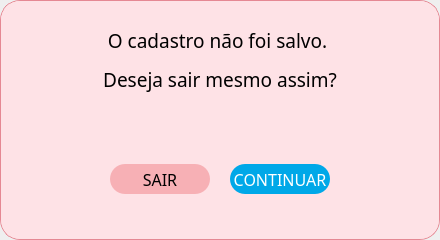
<?xml version="1.0" encoding="UTF-8"?>
<ui version="4.0">
 <class>Dialog</class>
 <widget class="QDialog" name="Dialog">
  <property name="geometry">
   <rect>
    <x>0</x>
    <y>0</y>
    <width>440</width>
    <height>240</height>
   </rect>
  </property>
  <property name="minimumSize">
   <size>
    <width>440</width>
    <height>240</height>
   </size>
  </property>
  <property name="maximumSize">
   <size>
    <width>440</width>
    <height>240</height>
   </size>
  </property>
  <property name="windowTitle">
   <string>Dialog</string>
  </property>
  <layout class="QHBoxLayout" name="horizontalLayout">
   <property name="spacing">
    <number>0</number>
   </property>
   <property name="leftMargin">
    <number>0</number>
   </property>
   <property name="topMargin">
    <number>0</number>
   </property>
   <property name="rightMargin">
    <number>0</number>
   </property>
   <property name="bottomMargin">
    <number>0</number>
   </property>
   <item>
    <widget class="QFrame" name="frame">
     <property name="autoFillBackground">
      <bool>false</bool>
     </property>
     <property name="styleSheet">
      <string notr="true">background-color: #FEE2E6; border-radius: 20px; border: 1px solid #E58893</string>
     </property>
     <property name="frameShape">
      <enum>QFrame::StyledPanel</enum>
     </property>
     <property name="frameShadow">
      <enum>QFrame::Raised</enum>
     </property>
     <layout class="QVBoxLayout" name="verticalLayout">
      <property name="spacing">
       <number>0</number>
      </property>
      <property name="leftMargin">
       <number>0</number>
      </property>
      <property name="topMargin">
       <number>0</number>
      </property>
      <property name="rightMargin">
       <number>0</number>
      </property>
      <property name="bottomMargin">
       <number>0</number>
      </property>
      <item>
       <widget class="QFrame" name="frame_3">
        <property name="styleSheet">
         <string notr="true">border: none</string>
        </property>
        <property name="frameShape">
         <enum>QFrame::StyledPanel</enum>
        </property>
        <property name="frameShadow">
         <enum>QFrame::Raised</enum>
        </property>
        <layout class="QHBoxLayout" name="horizontalLayout_2">
         <property name="spacing">
          <number>0</number>
         </property>
         <property name="leftMargin">
          <number>0</number>
         </property>
         <property name="topMargin">
          <number>0</number>
         </property>
         <property name="rightMargin">
          <number>0</number>
         </property>
         <property name="bottomMargin">
          <number>0</number>
         </property>
         <item>
          <widget class="QLabel" name="label">
           <property name="minimumSize">
            <size>
             <width>230</width>
             <height>70</height>
            </size>
           </property>
           <property name="font">
            <font>
             <family>Abel</family>
             <pointsize>14</pointsize>
            </font>
           </property>
           <property name="styleSheet">
            <string notr="true">padding-top: 2em</string>
           </property>
           <property name="text">
            <string>&lt;html&gt;&lt;head/&gt;&lt;body&gt;&lt;p align=&quot;center&quot;&gt;O cadastro não foi salvo. &lt;/p&gt;&lt;p align=&quot;center&quot;&gt;Deseja sair mesmo assim?&lt;/p&gt;&lt;/body&gt;&lt;/html&gt;</string>
           </property>
           <property name="alignment">
            <set>Qt::AlignCenter</set>
           </property>
          </widget>
         </item>
        </layout>
       </widget>
      </item>
      <item>
       <widget class="QFrame" name="frame_2">
        <property name="styleSheet">
         <string notr="true">border: none</string>
        </property>
        <property name="frameShape">
         <enum>QFrame::StyledPanel</enum>
        </property>
        <property name="frameShadow">
         <enum>QFrame::Raised</enum>
        </property>
        <layout class="QHBoxLayout" name="horizontalLayout_4">
         <property name="spacing">
          <number>0</number>
         </property>
         <property name="leftMargin">
          <number>0</number>
         </property>
         <property name="topMargin">
          <number>0</number>
         </property>
         <property name="rightMargin">
          <number>0</number>
         </property>
         <property name="bottomMargin">
          <number>0</number>
         </property>
         <item>
          <spacer name="horizontalSpacer">
           <property name="orientation">
            <enum>Qt::Horizontal</enum>
           </property>
           <property name="sizeHint" stdset="0">
            <size>
             <width>106</width>
             <height>20</height>
            </size>
           </property>
          </spacer>
         </item>
         <item>
          <widget class="QFrame" name="frame_4">
           <property name="frameShape">
            <enum>QFrame::StyledPanel</enum>
           </property>
           <property name="frameShadow">
            <enum>QFrame::Raised</enum>
           </property>
           <layout class="QHBoxLayout" name="horizontalLayout_3">
            <property name="spacing">
             <number>20</number>
            </property>
            <property name="leftMargin">
             <number>0</number>
            </property>
            <property name="topMargin">
             <number>0</number>
            </property>
            <property name="rightMargin">
             <number>0</number>
            </property>
            <property name="bottomMargin">
             <number>0</number>
            </property>
            <item>
             <widget class="QPushButton" name="btn_sair_popup_cadastro_nao_salvo_as">
              <property name="minimumSize">
               <size>
                <width>100</width>
                <height>30</height>
               </size>
              </property>
              <property name="maximumSize">
               <size>
                <width>100</width>
                <height>30</height>
               </size>
              </property>
              <property name="font">
               <font>
                <family>Abel</family>
                <pointsize>12</pointsize>
               </font>
              </property>
              <property name="cursor">
               <cursorShape>PointingHandCursor</cursorShape>
              </property>
              <property name="styleSheet">
               <string notr="true">background-color: #F7B0B5; border-radius: 15px</string>
              </property>
              <property name="text">
               <string>SAIR</string>
              </property>
             </widget>
            </item>
            <item>
             <widget class="QPushButton" name="btn_continuar_popup_cadastro_nao_salvo_as">
              <property name="minimumSize">
               <size>
                <width>100</width>
                <height>30</height>
               </size>
              </property>
              <property name="maximumSize">
               <size>
                <width>100</width>
                <height>30</height>
               </size>
              </property>
              <property name="font">
               <font>
                <family>Abel</family>
                <pointsize>12</pointsize>
               </font>
              </property>
              <property name="cursor">
               <cursorShape>PointingHandCursor</cursorShape>
              </property>
              <property name="styleSheet">
               <string notr="true">background-color: #00A8E8; color: #FFF; border-radius: 15px</string>
              </property>
              <property name="text">
               <string>CONTINUAR</string>
              </property>
             </widget>
            </item>
           </layout>
          </widget>
         </item>
         <item>
          <spacer name="horizontalSpacer_2">
           <property name="orientation">
            <enum>Qt::Horizontal</enum>
           </property>
           <property name="sizeHint" stdset="0">
            <size>
             <width>106</width>
             <height>20</height>
            </size>
           </property>
          </spacer>
         </item>
        </layout>
       </widget>
      </item>
     </layout>
    </widget>
   </item>
  </layout>
 </widget>
 <resources/>
 <connections/>
</ui>
